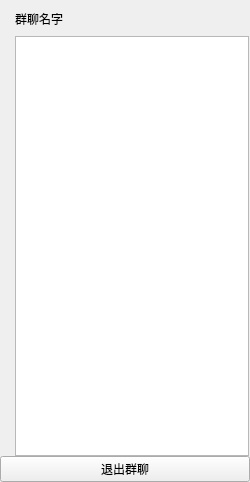
<?xml version="1.0" encoding="UTF-8"?>
<ui version="4.0">
 <class>TNGroupChatMembersWidget</class>
 <widget class="QWidget" name="TNGroupChatMembersWidget">
  <property name="geometry">
   <rect>
    <x>0</x>
    <y>0</y>
    <width>250</width>
    <height>482</height>
   </rect>
  </property>
  <property name="focusPolicy">
   <enum>Qt::StrongFocus</enum>
  </property>
  <property name="windowTitle">
   <string>选择联系人</string>
  </property>
  <layout class="QVBoxLayout" name="verticalLayout_3">
   <property name="spacing">
    <number>0</number>
   </property>
   <property name="leftMargin">
    <number>0</number>
   </property>
   <property name="topMargin">
    <number>0</number>
   </property>
   <property name="rightMargin">
    <number>0</number>
   </property>
   <property name="bottomMargin">
    <number>0</number>
   </property>
   <item>
    <layout class="QVBoxLayout" name="verticalLayout">
     <property name="leftMargin">
      <number>15</number>
     </property>
     <property name="topMargin">
      <number>10</number>
     </property>
     <property name="rightMargin">
      <number>15</number>
     </property>
     <property name="bottomMargin">
      <number>8</number>
     </property>
     <item>
      <widget class="QLabel" name="groupChatNameLabel">
       <property name="text">
        <string>群聊名字</string>
       </property>
      </widget>
     </item>
    </layout>
   </item>
   <item>
    <widget class="QWidget" name="widget" native="true">
     <property name="sizePolicy">
      <sizepolicy hsizetype="Preferred" vsizetype="Preferred">
       <horstretch>0</horstretch>
       <verstretch>0</verstretch>
      </sizepolicy>
     </property>
    </widget>
   </item>
   <item>
    <layout class="QVBoxLayout" name="verticalLayout_2">
     <property name="leftMargin">
      <number>15</number>
     </property>
     <property name="rightMargin">
      <number>1</number>
     </property>
     <item>
      <widget class="QTableView" name="leftTableView"/>
     </item>
    </layout>
   </item>
   <item>
    <layout class="QVBoxLayout" name="verticalLayout_5">
     <item>
      <widget class="QPushButton" name="exitButton">
       <property name="text">
        <string>退出群聊</string>
       </property>
      </widget>
     </item>
    </layout>
   </item>
  </layout>
 </widget>
 <resources/>
 <connections/>
</ui>
